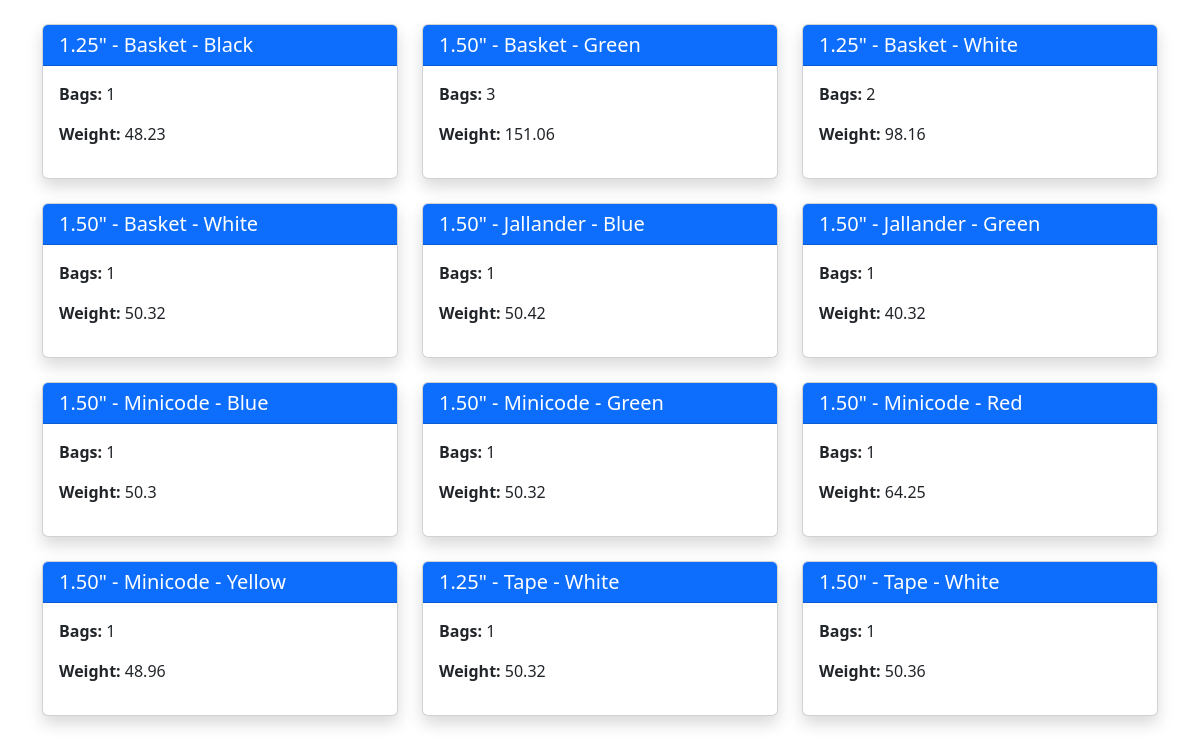
/dashboard, run on the app's committed database.
### app.py (models this page shows)
class Items(db.Model):
    id = db.Column(db.Integer, primary_key=True)
    item_number = db.Column(db.Integer, unique=True, nullable=False)
    denier = db.Column(db.String(100), nullable=False)
    item = db.Column(db.String(100), nullable=False)
    size = db.Column(db.Text, nullable=False)
    colour = db.Column(db.String(100), nullable=False)
    quantity = db.Column(db.String(100), nullable=False)
    unit = db.Column(db.String(100), nullable=False)
    quantity1 = db.Column(db.String(100), nullable=False)
    unit1 = db.Column(db.String(100), nullable=False)
    price = db.Column(db.String(100), nullable=False)
    date_created = db.Column(db.DateTime, default=datetime.utcnow)

### app.py (the view)
@app.route('/dashboard')
def dashboard():
    result = (
        db.session.query(
            Items.item,
            Items.colour,
            Items.size,
            func.sum(Items.quantity).label('bag'),
            func.sum(Items.quantity1).label('wt')
        )
        .group_by(Items.item, Items.colour, Items.size)
        .all()
    )
    return render_template('dashboard.html', result=result)

### templates/dashboard.html (shortened to what this page needs)
<!DOCTYPE html>
<html lang="en">
<head>
    <link rel="stylesheet" href="https://cdn.jsdelivr.net/npm/bootstrap@5.3.0/dist/css/bootstrap.min.css">
</head>
<body>
<div class="container my-4">
    <div class="row">
        {% for item in result %}
        <div class="col-md-4 mb-4">
            <div class="card shadow">
                <div class="card-header bg-primary text-white">
                    <h5 class="mb-0">{{ item[2] }}" - {{ item[0] }} - {{ item[1] }}</h5>
                </div>
                <div class="card-body">
                    <p><strong>Bags:</strong> {{ item[3] }}</p>
                    <p><strong>Weight:</strong> {{ item[4] }}</p>
                </div>
            </div>
        </div>
        {% endfor %}
    </div>
</div>
</body>
</html>

### data on the page
Items: size "1.25", item "Basket", colour "Black", quantity "1", item "48.23"
Items: size "1.50", item "Jallander", colour "Blue", quantity "1", item "50.42"
Items: size "1.50", item "Jallander", colour "Green", quantity "1", item "40.32"
Items: size "1.50", item "Minicode", colour "Blue", quantity "1", item "50.3"
Items: size "1.50", item "Minicode", colour "Green", quantity "1", item "50.32"
Items: size "1.50", item "Minicode", colour "Red", quantity "1", item "64.25"
Items: size "1.50", item "Minicode", colour "Yellow", quantity "1", item "48.96"

### other printed values
{{ item[2] }} "1.50" "1.25" "1.50" "1.25" "1.50"
{{ item[0] }} "Basket" "Basket" "Basket" "Tape" "Tape"
{{ item[1] }} "Green" "White" "White" "White" "White"
{{ item[3] }} "3" "2" "1" "1" "1"
{{ item[4] }} "151.06" "98.16" "50.32" "50.32" "50.36"
